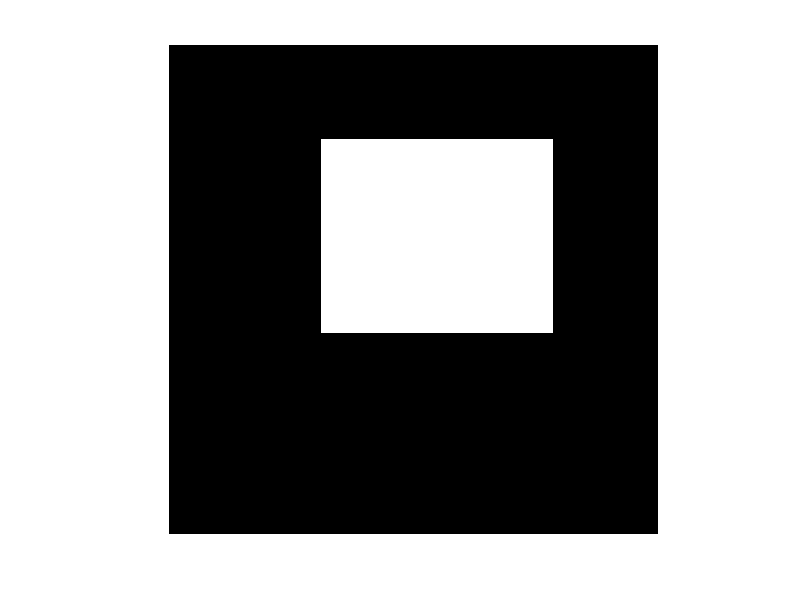
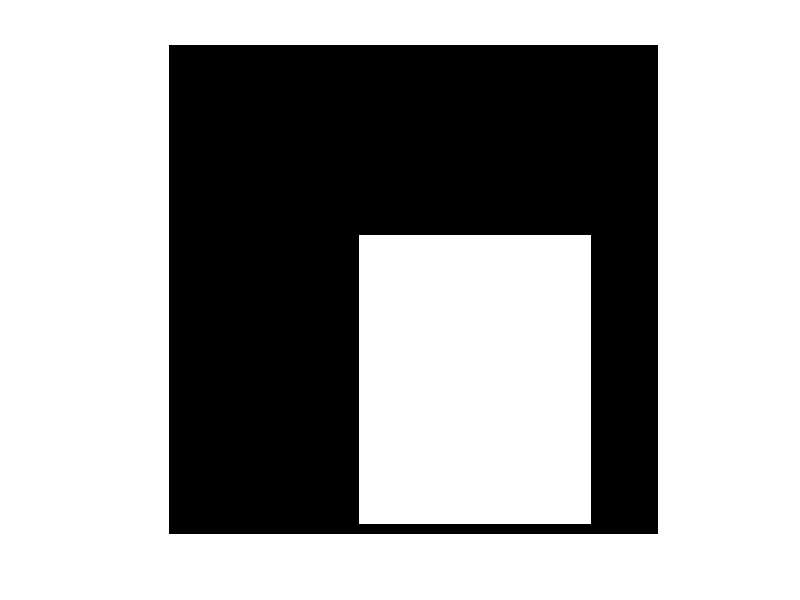
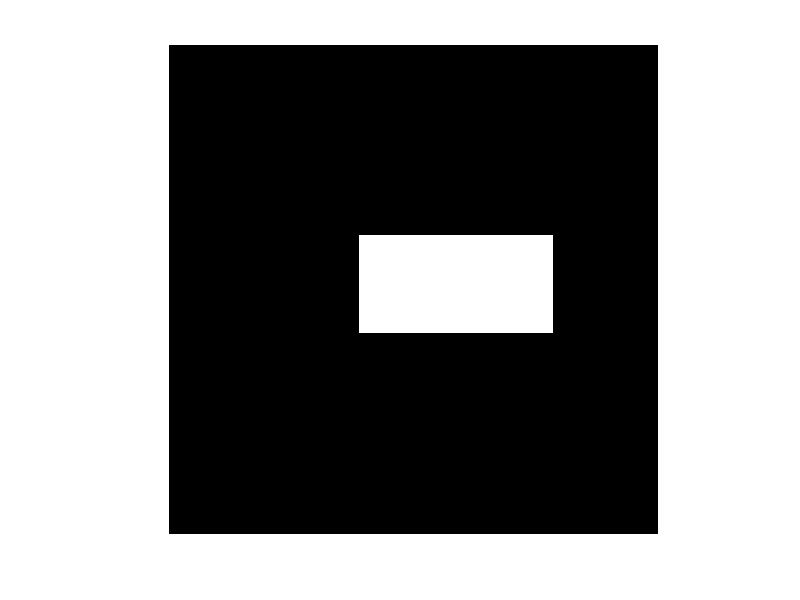

Here is the MATLAB script that generated these plots, in order:
a=zeros(255)
for row=50:150
    for col=80:200
        a(row,col)=255;
    end
end
imshow(a);
b=zeros(255)
for row=100:250
    for col=100:220
        b(row,col)=255;
    end
end
figure,imshow(b);
xo=a&b
figure,imshow(xo);
